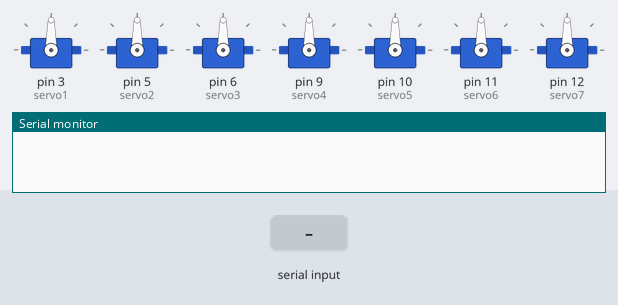
The sketch below on a simulated Arduino Uno, built with avr-gcc and run on an emulated ATmega328P. Parts: 7 × servo, the last lines printed to the serial monitor. Inputs (shaded band) come from the test bench.

Above: at 1.2 s.
1.3 s: "box1\n" received over Serial
At 2.1 s:
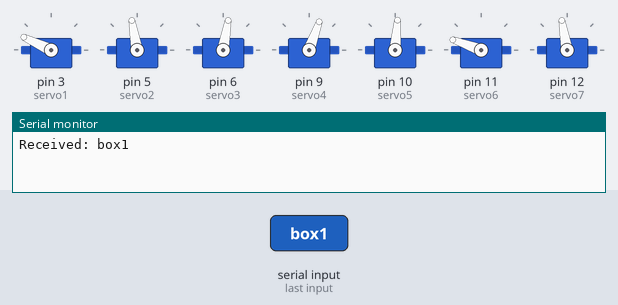
At 17.2 s:
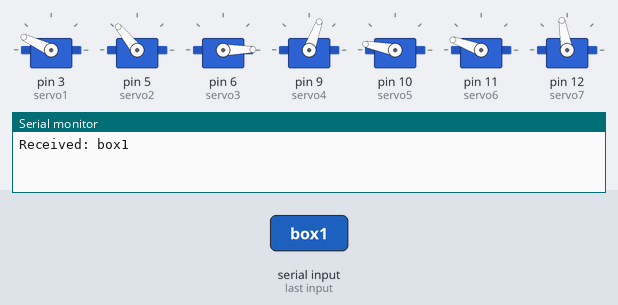
Timing chart, 0 to 18.7 s (numbered marks = the images above; inputs shaded):
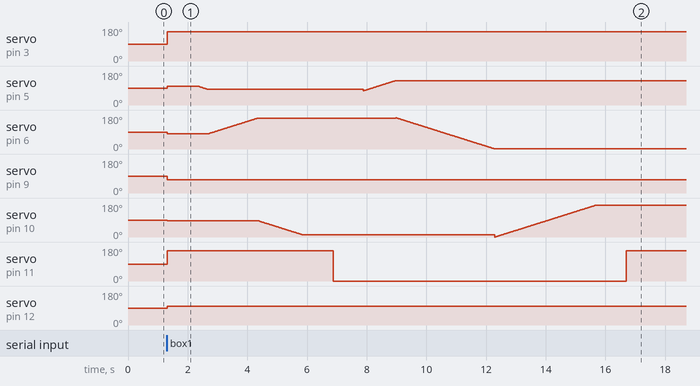

The sketch:

armControl.ino
```cpp
#include <Servo.h>

Servo servo1;
Servo servo2;
Servo servo3;
Servo servo4;
Servo servo5;
Servo servo6;
Servo servo7;

int pos = 0;

void setup() {
  servo1.attach(3);
  servo2.attach(5);
  servo3.attach(6);
  servo4.attach(9);
  servo5.attach(10);
  servo6.attach(11);
  servo7.attach(12);

  Serial.begin(9600);
}

void initPosition()
{
  //initial position
  servo1.write(155);
  servo2.write(100);
  servo3.write(80);
  servo4.write(70);
  servo5.write(85);
  servo6.write(160);
  servo7.write(100);
  delay(1000);
}


void moveToConveyor()
{
  //move to conveyor
  for(int i=100; i>83; i--)
  {
    servo2.write(i);
    delay(20);
  }
  for(int i=80; i<165; i++)
  {
    servo3.write(i);
    delay(20);
  }
  for(int i=85; i>10; i--)
  {
    servo5.write(i);
    delay(20);
  }
  delay(1000);
}


void grab()
{
  servo6.write(0);
  delay(1000);
}

void drop()
{
  servo6.write(160);
  delay(1000);
}

void move(int bin)
{
  for(int i=75; i<130; i++)
  {
    servo2.write(i);
    delay(20);
  }
  for(int i=165; i>0; i--)
  {
    servo3.write(i);
    delay(20);
  }
  for(int i=0; i<170; i++)
  {
    servo5.write(i);
    delay(20);
  }

  if(bin==1)
  {}
  else if(bin==2)
  {
    for(int i=155; i>125; i--)
    {
      servo1.write(i);
      delay(20);
    }
  }
  else if(bin==3)
  {
    for(int i=155; i>100; i--)
    {
      servo1.write(i);
      delay(20);
    }
  }
  else if(bin==4)
  {
    for(int i=155; i>75; i--)
    {
      servo1.write(i);
      delay(20);
    }
  }
  else if(bin==5)
  {
    for(int i=155; i>40; i--)
    {
      servo1.write(i);
      delay(20);
    }
  }
  else if(bin==6)
  {
    for(int i=155; i>10; i--)
    {
      servo1.write(i);
      delay(20);
    }
  }
  delay(1000);
}

void loop() {


  if (Serial.available() > 0) {
    // Read the incoming byte and store it in a variable
    String incomingData = Serial.readStringUntil('\n');

    // Print the received data to the Serial Monitor (optional)
    Serial.print("Received: ");
    Serial.println(incomingData);
    Serial.flush();

    if (incomingData == "box1") {
      initPosition();
      moveToConveyor();
      grab();
      move(1);
      drop();
      delay(1000);
    }
    if (incomingData == "box2") {
      initPosition();
      moveToConveyor();
      grab();
      move(2);
      drop();
      delay(1000);
    }
    if (incomingData == "box3") {
      initPosition();
      moveToConveyor();
      grab();
      move(3);
      drop();
      delay(1000);
    }
    if (incomingData == "box4") {
      initPosition();
      moveToConveyor();
      grab();
      move(4);
      drop();
      delay(1000);
    }
    if (incomingData == "box5") {
      initPosition();
      moveToConveyor();
      grab();
      move(5);
      drop();
      delay(1000);
    }
    if (incomingData == "box6") {
      initPosition();
      moveToConveyor();
      grab();
      move(6);
      drop();
      delay(1000);
    }

    // Optionally, add a small delay
    delay(100);

  }


}
```

Measured:
- after the input at 1.3 s, servo on pin 3 (servo1): 90° → 155° at once; servo on pin 9 (servo4): 90° → 70° at once; servo on pin 11 (servo6): 90° → 160° at once, → 0° 5.6 s later, → 160° 9.8 s later; servo on pin 12 (servo7): 90° → 100° at once
